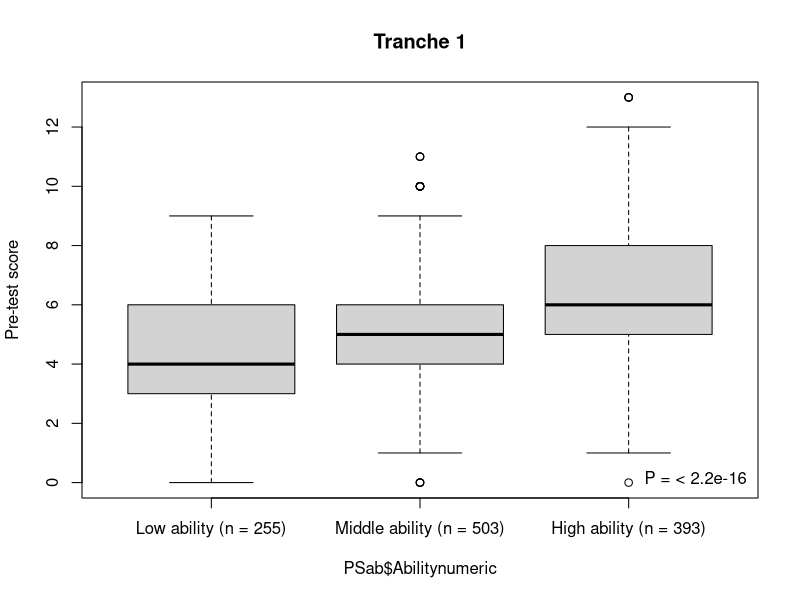

R code for this plot:
# Check to see if student pre score before teaching corrleates with teacher assessment of relative ability

setwd("~/Documents/Spreadsheets and data/Thesis/Whole project data summaries/")
PSab<-read.csv("Student_summaryT1.csv",header=TRUE, stringsAsFactors = FALSE)

View(PSab)


# set  as a categorical factor 
PSab$Ability<-as.factor(PSab$Ability)

#need to make scores numeric so read in correctly
PSab$TotalpreA<-as.numeric(PSab$TotalpreA)

# ability levels as numbers not letters have to subsistute but onl use with multivariate at bottom.  

PSab$Abilitynumeric <-PSab$Ability
letters<-gsub("h",3,PSab$Abilitynumeric)
letters
letters <- gsub("m", 2, letters)
letters <- gsub("l", 1, letters)
numbers <- letters
numbers <- as.numeric(numbers)
numbers

PSab$Abilitynumeric <-numbers
set1<-(PSab$Abilitynumeric)
set2<-(PSab$TotalpreA)

#boxplot

pdf("../Graphs for inclusion/prescore by ability T1  .pdf")
boxplot(PSab$TotalpreA~PSab$Abilitynumeric,ylab="Pre-test score",main = "Tranche 1", names=c("Low ability (n = 255)","Middle ability (n = 503)","High ability (n = 393)"))
mtext(expression("P = < 2.2e-16"),side=1,adj=0.98,line=-1.5)
dev.off()



cat("No of High = ", nrow(PSab[PSab$Abilitynumeric == "3", ]))
cat("No of Mid = ", nrow(PSab[PSab$Abilitynumeric == "2", ]))
cat("No of Low = ", nrow(PSab[PSab$Abilitynumeric == "1", ]))


summary(PSab$TotalpreA[PSab$Abilitynumeric == '3'])
summary(PSab$TotalpreA[PSab$Abilitynumeric == '2'])
summary(PSab$TotalpreA[PSab$Abilitynumeric == '1'])
sd(PSab$TotalpreA[PSab$Abilitynumeric == '3'])
sd(PSab$TotalpreA[PSab$Abilitynumeric == '2'])
sd(PSab$TotalpreA[PSab$Abilitynumeric == '1'])

